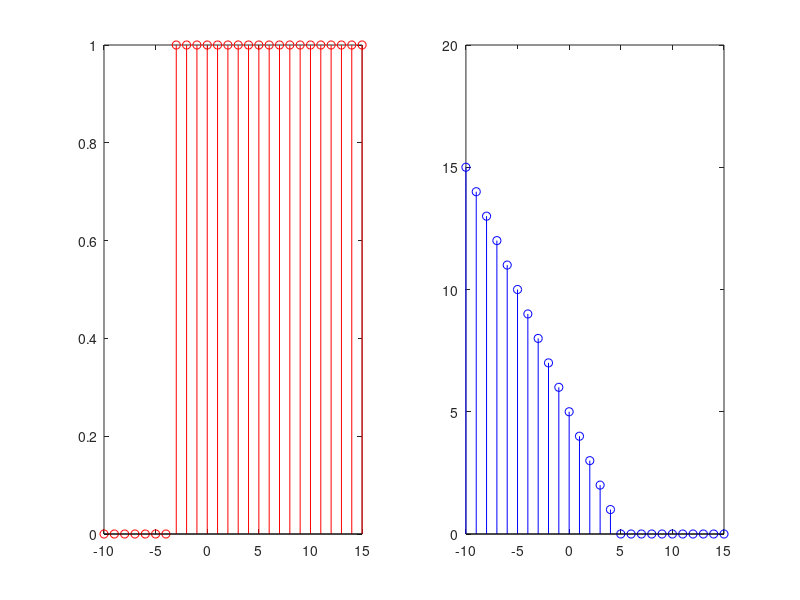
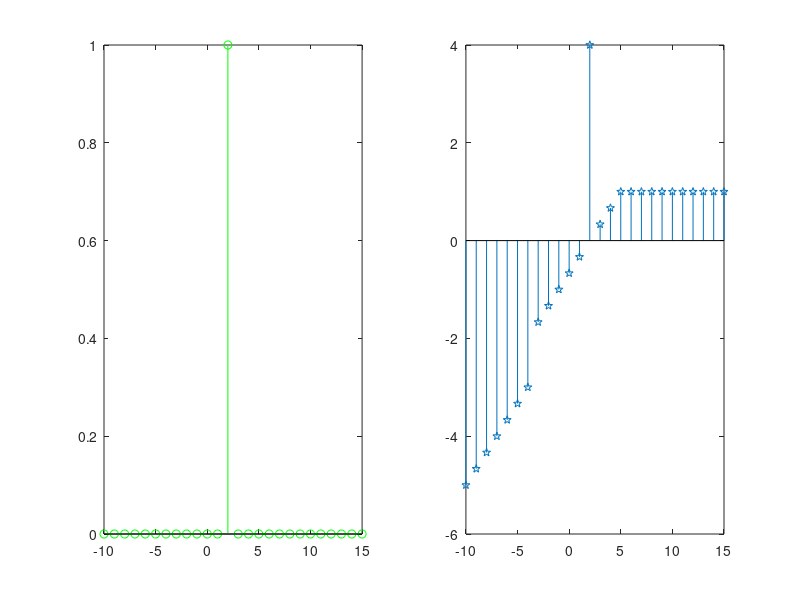

Source code (MATLAB) for these figures, in order:
t=[-10:15];

u=(t+3>=0);

t2=-t(end:-1:1)+5;

r=(5-t).*(5-t>=0);

t3=-t(end:-1:1)+2;

d=(t==2);

x=u-1/3*r+4*d;

stem(t,x);

figure(1);
subplot(1,2,1);
stem(t, u,'r');
subplot(1,2,2);
stem(t, r, 'b');
figure(2);
subplot(1,2,1);
stem(t, d,'g');
subplot(1,2,2);
stem(t, x, 'p');